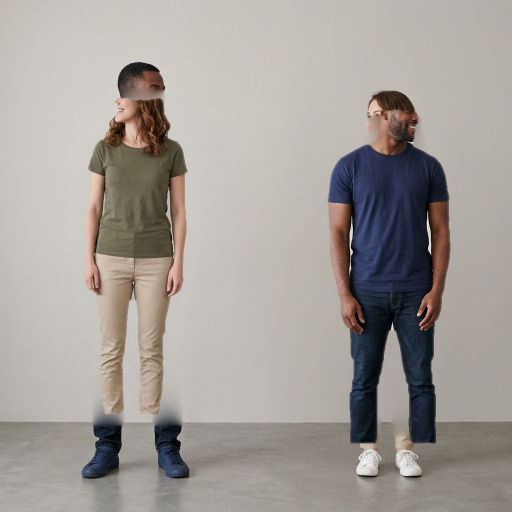
#> input picture test_debug.jpg, 1024 x 1024 px (shown at 1/2 size); its folder holds only this picture in this run
$ python -i detection.py   (imports and definitions only)
#> lines starting #> are read from the running program, lines starting #| are printed output that depends on the picture
import cv2
import numpy as np

_CUSTOM_WIN_W = 64
_CUSTOM_WIN_H = 128
_CUSTOM_CELL = 8
_CUSTOM_BINS = 9
_CUSTOM_BIN_WIDTH = 180.0 / _CUSTOM_BINS
_CUSTOM_BLOCK_EPS = 1e-6
_CUSTOM_SCORE_OFFSET = 10.0

_PEOPLE_SVM = None
_HOG_DETECTOR = None


def preprocess_for_hog(image):
    lab = cv2.cvtColor(image, cv2.COLOR_BGR2LAB)
    clahe = cv2.createCLAHE(clipLimit=3.0, tileGridSize=(8, 8))
    lab[:, :, 0] = clahe.apply(lab[:, :, 0])
    return cv2.cvtColor(lab, cv2.COLOR_LAB2BGR)


# [15 lines left out: functions shrink_boxes, _get_default_people_svm, not called in this run]


def _get_opencv_hog_detector():
    global _HOG_DETECTOR
    if _HOG_DETECTOR is None:
        hog = cv2.HOGDescriptor()
        hog.setSVMDetector(cv2.HOGDescriptor_getDefaultPeopleDetector())
        _HOG_DETECTOR = hog
    return _HOG_DETECTOR


# [41 lines left out: function _compute_hog_descriptor, not called in this run]


def _nms_xywh(boxes, scores, iou_threshold):
    if len(boxes) == 0:
        return []

    boxes = np.asarray(boxes, dtype=np.float32)
    scores = np.asarray(scores, dtype=np.float32)

    x1 = boxes[:, 0]
    y1 = boxes[:, 1]
    x2 = boxes[:, 0] + boxes[:, 2]
    y2 = boxes[:, 1] + boxes[:, 3]
    areas = (x2 - x1) * (y2 - y1)

    order = scores.argsort()[::-1]
    keep = []

    while order.size > 0:
        i = int(order[0])
        keep.append(i)
        if order.size == 1:
            break

        rest = order[1:]
        xx1 = np.maximum(x1[i], x1[rest])
        yy1 = np.maximum(y1[i], y1[rest])
        xx2 = np.minimum(x2[i], x2[rest])
        yy2 = np.minimum(y2[i], y2[rest])

        inter_w = np.maximum(0.0, xx2 - xx1)
        inter_h = np.maximum(0.0, yy2 - yy1)
        inter = inter_w * inter_h
        union = areas[i] + areas[rest] - inter
        iou = inter / np.maximum(union, 1e-6)

        order = rest[iou <= iou_threshold]

    return keep


# [41 lines left out: function _detect_humans_custom, not called in this run]


def detect_humans(
    image,
    win_stride=(8, 8),
    padding=(8, 8),
    scale=1.05,
    score_threshold=0.0,
    nms_threshold=0.25,
    hit_threshold=0.0,
    use_preprocessing=True,
    shrink_factor=0.0,
    backend="opencv",
):
    proc_image = preprocess_for_hog(image) if use_preprocessing else image

    if backend == "custom":
        boxes, weights = _detect_humans_custom(
            image=proc_image,
            win_stride=win_stride,
            scale=scale,
            hit_threshold=hit_threshold,
        )
    else:
        hog = _get_opencv_hog_detector()
        boxes, weights = hog.detectMultiScale(
            proc_image,
            winStride=win_stride,
            padding=padding,
            scale=scale,
            hitThreshold=hit_threshold,
        )

    if len(boxes) == 0:
        return []

    boxes = np.asarray(boxes, dtype=np.int32)
    weights = np.asarray(weights, dtype=np.float32).reshape(-1)

    score_keep = weights > score_threshold
    boxes = boxes[score_keep]
    weights = weights[score_keep]
    if len(boxes) == 0:
        return []

    keep_idx = _nms_xywh(boxes, weights, iou_threshold=nms_threshold)
    result = boxes.tolist() if len(keep_idx) == 0 else boxes[keep_idx].tolist()

    if shrink_factor > 0:
        result = shrink_boxes(result, factor=shrink_factor)

    return result


# [147 lines left out: functions _sanitize_rect, _largest_component_mask, get_binary_masks, filter_person_boxes, pick_swap_pair, not called in this run]

>>> import cv2
>>> picture = cv2.imread('test_debug.jpg')
#> picture is the input picture: shape (1024, 1024, 3); mean B, G, R 152.2, 157.3, 162.9
>>> result = detect_humans(picture)
#> in preprocess_for_hog, `lab = cv2.cvtColor(image, cv2.COLOR_BGR2LAB)`: lab: shape (1024, 1024, 3); mean of channels 0, 1, 2 164.7, 129.5, 131.4
#> in preprocess_for_hog, `lab[:, :, 0] = clahe.apply(lab[:, :, 0])`: lab: shape (1024, 1024, 3); mean of channels 0, 1, 2 167.5, 129.5, 131.4
#> in preprocess_for_hog, `return cv2.cvtColor(lab, cv2.COLOR_LAB2BGR)`:
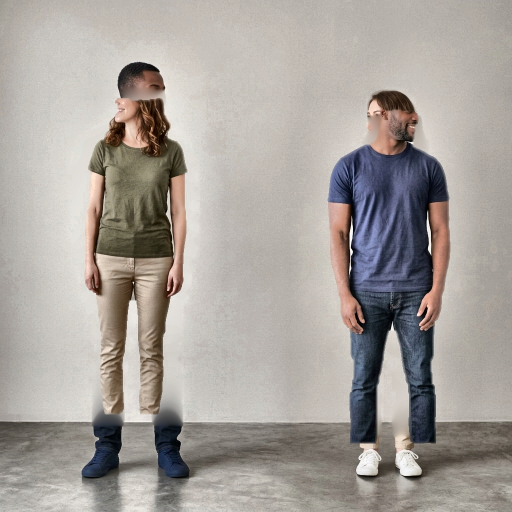
#> returned value: shape (1024, 1024, 3) (shown at 1/2 size); mean B, G, R 155.1, 160.3, 166.2
#> in detect_humans, `boxes, weights = hog.detectMultiScale( proc_image, winStride=win_strid..`: boxes = [[66, 85, 423, 845], [559, 109, 448, 896]]; weights = [0.952, 1.89]
#> in detect_humans, `score_keep = weights > score_threshold`: score_keep = [True, True]
#> in _nms_xywh, `boxes = np.asarray(boxes, dtype=np.float32)`: boxes = [[66, 85, 423, 845], [559, 109, 448, 896]]
#> in _nms_xywh, `scores = np.asarray(scores, dtype=np.float32)`: scores = [0.952, 1.89]
#> in _nms_xywh, `x1 = boxes[:, 0]`: x1 = [66, 559]
#> in _nms_xywh, `y1 = boxes[:, 1]`: y1 = [85, 109]
#> in _nms_xywh, `x2 = boxes[:, 0] + boxes[:, 2]`: x2 = [489, 1007]
#> in _nms_xywh, `y2 = boxes[:, 1] + boxes[:, 3]`: y2 = [930, 1005]
#> in _nms_xywh, `areas = (x2 - x1) * (y2 - y1)`: areas = [357435, 401408]
#> in _nms_xywh, `order = scores.argsort()[::-1]`: order = [1, 0]
#> the loop in _nms_xywh, `while order.size > 0:` made 2 passes
#> (i, rest, xx1, yy1, xx2, yy2, inter_w, inter_h) on pass 1: (1, [0], [559], [109], [489], [930], [0], [821])
#> i on pass 2: 0
#> in detect_humans, `result = boxes.tolist() if len(keep_idx) == 0 else boxes[keep_idx].tol..`: result = [[559, 109, 448, 896], [66, 85, 423, 845]]
#> result = [[559, 109, 448, 896], [66, 85, 423, 845]]

$ run again, on smart_tune_best_balanced.jpg
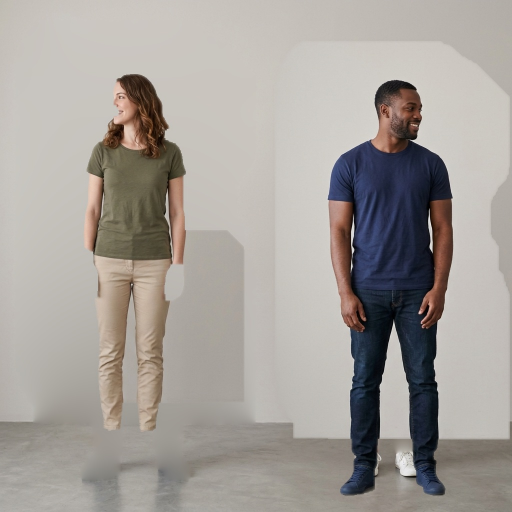
#> input picture smart_tune_best_balanced.jpg, 1024 x 1024 px (shown at 1/2 size)
#> picture is the input picture: shape (1024, 1024, 3); mean B, G, R 153.7, 158.8, 163.9
#> in preprocess_for_hog, `return cv2.cvtColor(lab, cv2.COLOR_LAB2BGR)`:
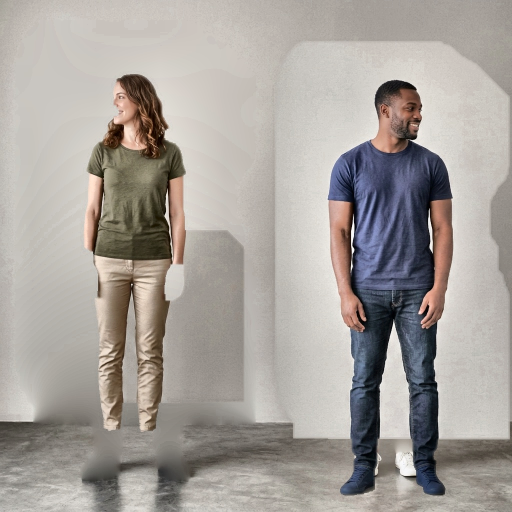
#> returned value: shape (1024, 1024, 3) (shown at 1/2 size); mean B, G, R 155.4, 160.5, 166
#> in detect_humans, `boxes, weights = hog.detectMultiScale( proc_image, winStride=win_strid..`: boxes = [[42, 42, 462, 924]]; weights = [0.804]
#> score_keep = [True]
#> in _nms_xywh, `boxes = np.asarray(boxes, dtype=np.float32)`: boxes = [[42, 42, 462, 924]]
#> scores = [0.804]
#> x1 = [42]
#> x2 = [504]
#> y2 = [966]
#> areas = [426888]
#> order = [0]
#> the loop in _nms_xywh, `while order.size > 0:` made 1 pass
#> in detect_humans, `result = boxes.tolist() if len(keep_idx) == 0 else boxes[keep_idx].tol..`: result = [[42, 42, 462, 924]]

$ run again, on test_image.jpg
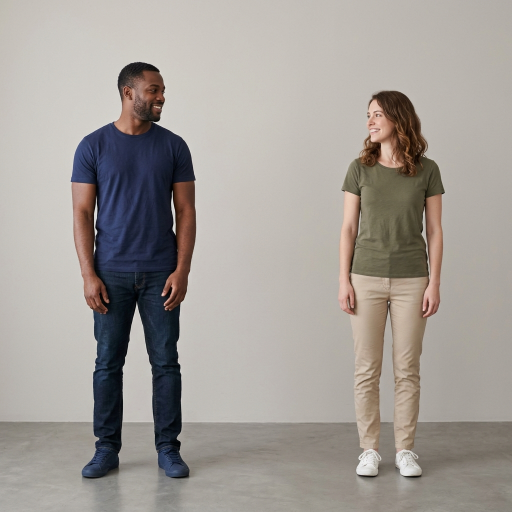
#> input picture test_image.jpg, 1024 x 1024 px (shown at 1/2 size)
#> picture is the input picture: shape (1024, 1024, 3); mean B, G, R 150.8, 156, 161.7
#> in preprocess_for_hog, `return cv2.cvtColor(lab, cv2.COLOR_LAB2BGR)`:
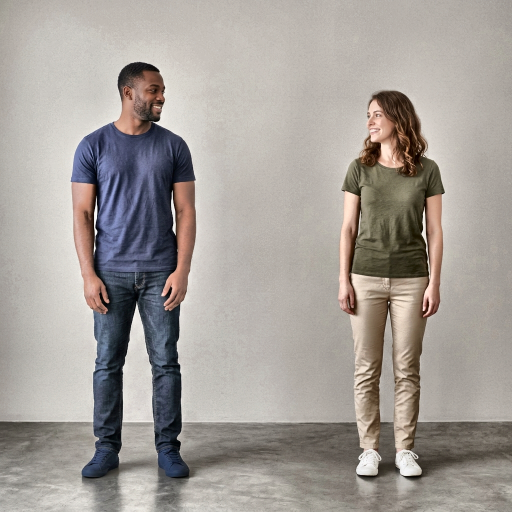
#> returned value: shape (1024, 1024, 3) (shown at 1/2 size); mean B, G, R 152.1, 157.3, 163.4
#> in detect_humans, `boxes, weights = hog.detectMultiScale( proc_image, winStride=win_strid..`: boxes = [[564, 109, 446, 891], [56, 56, 451, 902]]; weights = [0.825, 0.716]
#> score_keep = [True, True]
#> in _nms_xywh, `boxes = np.asarray(boxes, dtype=np.float32)`: boxes = [[564, 109, 446, 891], [56, 56, 451, 902]]
#> scores = [0.825, 0.716]
#> x1 = [564, 56]
#> y1 = [109, 56]
#> x2 = [1010, 507]
#> y2 = [1000, 958]
#> areas = [397386, 406802]
#> in _nms_xywh, `order = scores.argsort()[::-1]`: order = [0, 1]
#> the loop in _nms_xywh, `while order.size > 0:` made 2 passes
#> (i, rest, xx1, yy1, xx2, yy2, inter_w, inter_h) on pass 1: (0, [1], [564], [109], [507], [958], [0], [849])
#> in detect_humans, `result = boxes.tolist() if len(keep_idx) == 0 else boxes[keep_idx].tol..`: result = [[564, 109, 446, 891], [56, 56, 451, 902]]

$ run again, on fudanped01.png
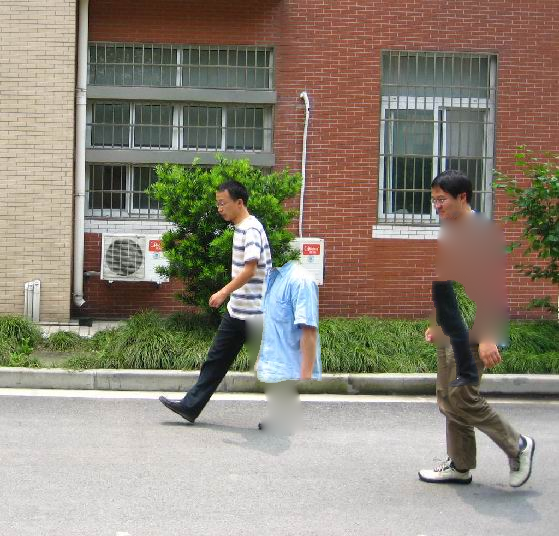
#> input picture fudanped01.png, 559 x 536 px
#> picture is the input picture: shape (536, 559, 3); mean B, G, R 121, 135.1, 143.1
#> in preprocess_for_hog, `return cv2.cvtColor(lab, cv2.COLOR_LAB2BGR)`:
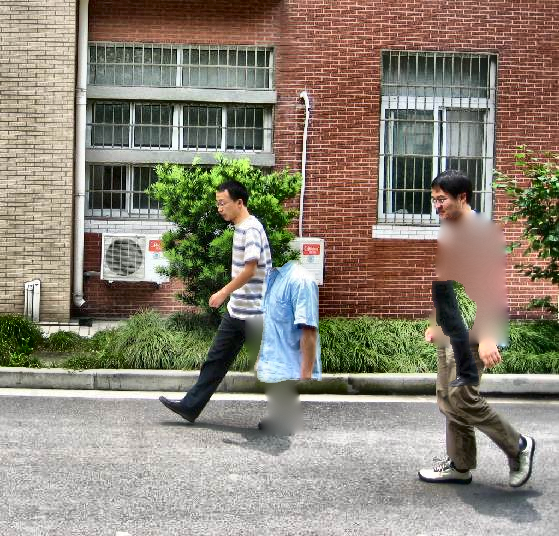
#> returned value: shape (536, 559, 3); mean B, G, R 118.4, 132.4, 140.4
#> boxes = ()
#> result = []
